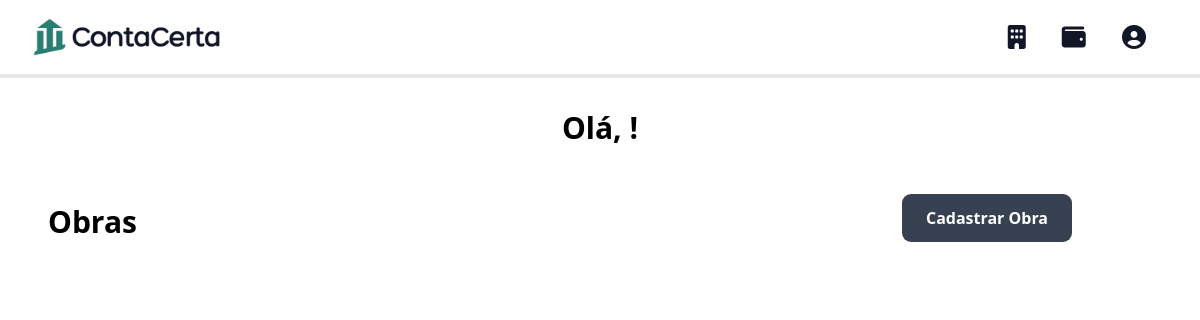
The app's page /, older data.
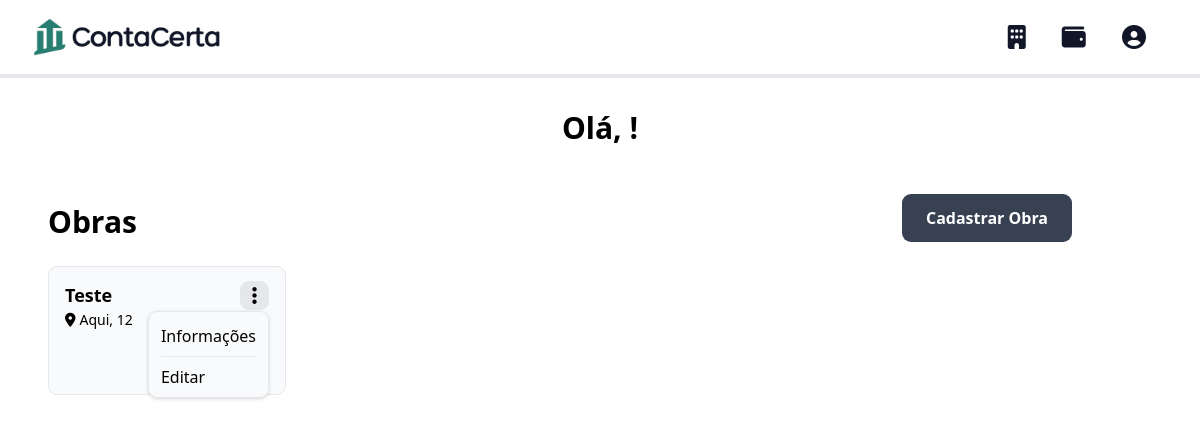
The same page, newer data.
### locais/models.py (models this page shows, shortened)
class Obra(models.Model):
    nome = models.CharField(max_length=100)
    local = models.CharField(max_length=100)
    data_inicio = models.DateField()
    data_final = models.DateField(blank=True, null=True)
    valor_inicial = models.DecimalField(max_digits=10, decimal_places=2)
    valor_total = models.DecimalField(max_digits=10, decimal_places=2, blank=True, null=True) # valor_inicial - aditivos
    valor_receber = models.DecimalField(max_digits=10, decimal_places=2, blank=True, null=True) # valor_total - (sum(adiantamentos) + sum(BMs))
    debito_mensal = models.DecimalField(max_digits=10, decimal_places=2, blank=True, null=True) # mensal, despesas com status de 'à pagar' somadas
    debito_geral = models.DecimalField(max_digits=10, decimal_places=2, blank=True, null=True) # todas as despesas com status de 'à pagar' somadas
    custo_total = models.DecimalField(max_digits=10, decimal_places=2, blank=True, null=True) # todas as despesas somadas geral (independente do status)
    prazo_inicial = models.DateField()
    prazo_atual = models.DateField(blank=True, null=True) #prazo_inicial + dias de aditivo do tipo prazo

### locais/views.py (the view)
# urls.py: path('', views.listar_obras, name='home'),
def listar_obras(request):
    obras = Obra.objects.all()
    return render(request, 'home.html', {'obras': obras})

### locais/templates/home.html (shortened to what this page needs)
{% extends 'base.html' %}
{% load static %}
{% block content %}
<div class="border-b-4 flex space-x-4 items-center justify-between px-6 py-2 mb-8">
    <img class="w-48 ml-2" src="{% static '/assets/ContaCertaHV.png' %}" alt="logo">
    <div class="space-x-8">
        <a><i class="fa-solid fa-building fa-xl" style="color: #111729;"></i></a>
        <a><i class="fa-solid fa-wallet fa-xl" style="color: #111729;"></i></a>
        <a><i class="fa-solid fa-circle-user fa-xl" style="color: #111729; padding-right: 30px;"></i></a>
    </div>
</div>
<h1 class="mt-4 text-3xl font-semibold text-center">Olá, {{ user.nome }}!</h1>
<div class="container mx-12 mt-8">
    <div class="flex space-x-4 items-center justify-between">
        <h1 class="text-3xl font-semibold">Obras</h1>
        <button id="addObraBtn" class="mt-4 bg-gray-700 text-white px-6 py-3 rounded-[9px] font-semibold mb-6 hover:bg-gray-600 hover:text-[#edf0e9]" onclick="toggleModal('criar')">
            Cadastrar Obra
        </button>
    </div>
    <div class="grid grid-cols-1 sm:grid-cols-2 lg:grid-cols-4 gap-6">
        {% for obra in obras %}
            <div class="pt-3.5 pb-2 p-4 py-6 bg-gray-50 text-black rounded-[9px] border relative">
                <div>
                    <div class="flex justify-between items-center">
                        <h3 class="font-bold text-lg">{{ obra.nome }}</h3>
                        <i id="dots" class="bg-gray-200 fa-solid fa-ellipsis-vertical fa-lg p-3 pt-3.5 pb-3.5 rounded-[9px]"></i>
                    </div>
                    <p class="text-sm break-words"><i class="fa-solid fa-location-dot mr-1"></i>{{ obra.local }}</p>
                </div>
                <div class="pt-2 pb-2 text-right">
                </div>
                <div id="dots-menu" class="drop-shadow border bg-gray-50 px-3 py-1 rounded-[9px] absolute top-11 right-4 flex flex-col space-y-2">
                    <button class="text-base text-left py-2 border-b">Informações</button>
                    <button class="text-base text-left pb-1">Editar</button>
                </div>
            </div>
        {% endfor %}
    </div>
</div>
{% endblock content %}

Row changes from the older to the newer data that the page shows:
added Obra: nome "Teste", local "Aqui, 12"
